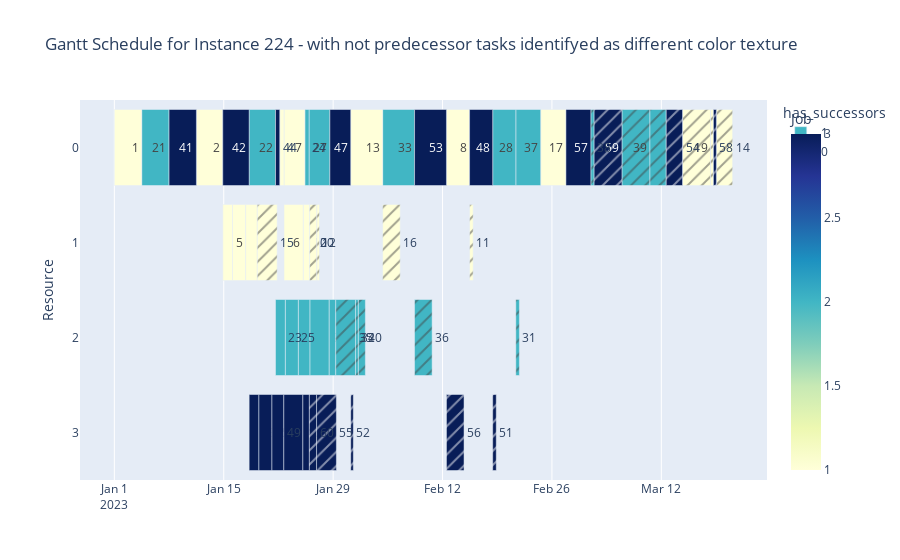

The notebook cell saved with this chart:
### Code cell
solutions_filepath = "../data/input/HRTInstances/solutions"
instances_path = "../data/input/HRTInstances"

instance = read_input_files.read_file(
    os.path.join(instances_path, f"Instance_{instance_number}.txt")
)

df = read_solutions_files.get_solution_from_instance(
    solutions_filepath, instances_path, instance_number
).sort_values("Resource")

# gantt.plot_gantt_chart(df, instance_number)
gantt.plot_gantt_chart_with_predecessor_flag(
    prepare_resources.add_predecessor_flag(df, instance), instance_number
)

### Figure 1 — Plotly figure (JSON) as saved in the notebook; plotly's stock layout.template omitted (floating-point values rounded to 4 significant figures)
{"data": [{"alignmentgroup": "True", "base": ["2023-02-21T09:00:00", "2023-02-04T08:00:00", "2023-02-18T10:00:00", "2023-01-25T22:00:00", "2023-01-25T09:00:00", "2023-01-18T06:00:00", "2023-01-04T12:00:00", "2023-02-24T14:00:00", "2023-01-31T06:00:00", "2023-02-12T12:00:00", "2023-01-22T17:00:00", "2023-01-22T04:00:00", "2023-01-11T12:00:00", "2023-01-01T00:00:00", "2023-01-14T21:00:00", "2023-01-21T15:00:00", "2023-01-28T14:00:00", "2023-02-15T11:00:00", "2023-02-08T10:00:00", "2023-02-27T19:00:00", "2023-01-08T00:00:00", "2023-01-14T21:00:00", "2023-01-25T04:00:00", "2023-01-17T19:00:00", "2023-01-22T17:00:00", "2023-01-16T03:00:00", "2023-01-24T13:00:00", "2023-01-26T01:00:00", "2023-01-22T21:00:00", "2023-01-21T15:00:00", "2023-01-28T12:00:00", "2023-01-18T06:00:00", "2023-01-19T12:00:00", "2023-01-22T16:00:00", "2023-01-21T04:00:00", "2023-01-25T03:00:00"], "customdata": [[37], [33], [28], [27], [24], [22], [21], [17], [13], [8], [7], [4], [2], [1], [42], [44], [47], [48], [53], [57], [41], [3], [10], [9], [6], [5], [29], [26], [25], [23], [30], [43], [45], [46], [49], [50]], "hovertemplate": "has_successors=1<br>Start=%{base}<br>Finish=%{x}<br>Resource=%{y}<br>Task=%{customdata[0]}<br>Job=%{marker.color}<extra></extra>", "legendgroup": "1", "marker": {"color": [2, 2, 2, 2, 2, 2, 2, 1, 1, 1, 1, 1, 1, 1, 3, 3, 3, 3, 3, 3, 3, 1, 1, 1, 1, 1, 2, 2, 2, 2, 2, 3, 3, 3, 3, 3], "coloraxis": "coloraxis", "pattern": {"shape": ""}}, "name": "1", "offsetgroup": "1", "orientation": "h", "showlegend": true, "text": [37, 33, 28, 27, 24, 22, 21, 17, 13, 8, 7, 4, 2, 1, 42, 44, 47, 48, 53, 57, 41, 3, 10, 9, 6, 5, 29, 26, 25, 23, 30, 43, 45, 46, 49, 50], "textposition": "auto", "type": "bar", "x": [277200000, 352800000, 255600000, 230400000, 46800000, 291600000, 302400000, 277200000, 352800000, 255600000, 230400000, 46800000, 291600000, 302400000, 291600000, 46800000, 230400000, 255600000, 352800000, 277200000, 302400000, 108000000, 72000000, 129600000, 212400000, 144000000, 129600000, 212400000, 144000000, 108000000, 72000000, 108000000, 144000000, 212400000, 129600000, 72000000], "xaxis": "x", "y": ["0", "0", "0", "0", "0", "0", "0", "0", "0", "0", "0", "0", "0", "0", "0", "0", "0", "0", "0", "0", "0", "1", "1", "1", "1", "1", "2", "2", "2", "2", "2", "3", "3", "3", "3", "3"], "yaxis": "y"}, {"alignmentgroup": "True", "base": ["2023-03-06T23:00:00", "2023-03-10T13:00:00", "2023-03-14T17:00:00", "2023-03-18T07:00:00", "2023-03-19T01:00:00", "2023-03-12T15:00:00", "2023-03-18T16:00:00", "2023-03-03T09:00:00", "2023-03-03T00:00:00", "2023-01-26T00:00:00", "2023-02-04T08:00:00", "2023-01-19T07:00:00", "2023-01-26T22:00:00", "2023-02-15T11:00:00", "2023-02-01T05:00:00", "2023-02-08T10:00:00", "2023-01-29T08:00:00", "2023-01-31T21:00:00", "2023-02-21T09:00:00", "2023-02-12T12:00:00", "2023-02-18T10:00:00", "2023-01-31T06:00:00", "2023-01-26T21:00:00", "2023-01-25T23:00:00"], "customdata": [[39], [34], [19], [18], [14], [54], [58], [59], [38], [20], [16], [15], [12], [11], [40], [36], [35], [32], [31], [56], [51], [52], [55], [60]], "hovertemplate": "has_successors=0<br>Start=%{base}<br>Finish=%{x}<br>Resource=%{y}<br>Task=%{customdata[0]}<br>Job=%{marker.color}<extra></extra>", "legendgroup": "0", "marker": {"color": [2, 2, 1, 1, 1, 3, 3, 3, 2, 1, 1, 1, 1, 1, 2, 2, 2, 2, 2, 3, 3, 3, 3, 3], "coloraxis": "coloraxis", "pattern": {"shape": "/"}}, "name": "0", "offsetgroup": "0", "orientation": "h", "showlegend": true, "text": [39, 34, 19, 18, 14, 54, 58, 59, 38, 20, 16, 15, 12, 11, 40, 36, 35, 32, 31, 56, 51, 52, 55, 60], "textposition": "auto", "type": "bar", "x": [309600000, 180000000, 309600000, 32400000, 180000000, 180000000, 32400000, 309600000, 32400000, 79200000, 194400000, 219600000, 28800000, 39600000, 79200000, 194400000, 219600000, 28800000, 39600000, 194400000, 39600000, 28800000, 219600000, 79200000], "xaxis": "x", "y": ["0", "0", "0", "0", "0", "0", "0", "0", "0", "1", "1", "1", "1", "1", "2", "2", "2", "2", "2", "3", "3", "3", "3", "3"], "yaxis": "y"}], "layout": {"barmode": "overlay", "coloraxis": {"colorbar": {"title": {"text": "Job"}}, "colorscale": [[0, "rgb(255,255,217)"], [0.125, "rgb(237,248,177)"], [0.25, "rgb(199,233,180)"], [0.375, "rgb(127,205,187)"], [0.5, "rgb(65,182,196)"], [0.625, "rgb(29,145,192)"], [0.75, "rgb(34,94,168)"], [0.875, "rgb(37,52,148)"], [1, "rgb(8,29,88)"]]}, "legend": {"title": {"text": "has_successors"}, "tracegroupgap": 0}, "title": {"text": "Gantt Schedule for Instance 224 - with not predecessor tasks identifyed as different color texture"}, "xaxis": {"anchor": "y", "domain": [0, 1], "type": "date"}, "yaxis": {"anchor": "x", "autorange": "reversed", "domain": [0, 1], "title": {"text": "Resource"}}}}
